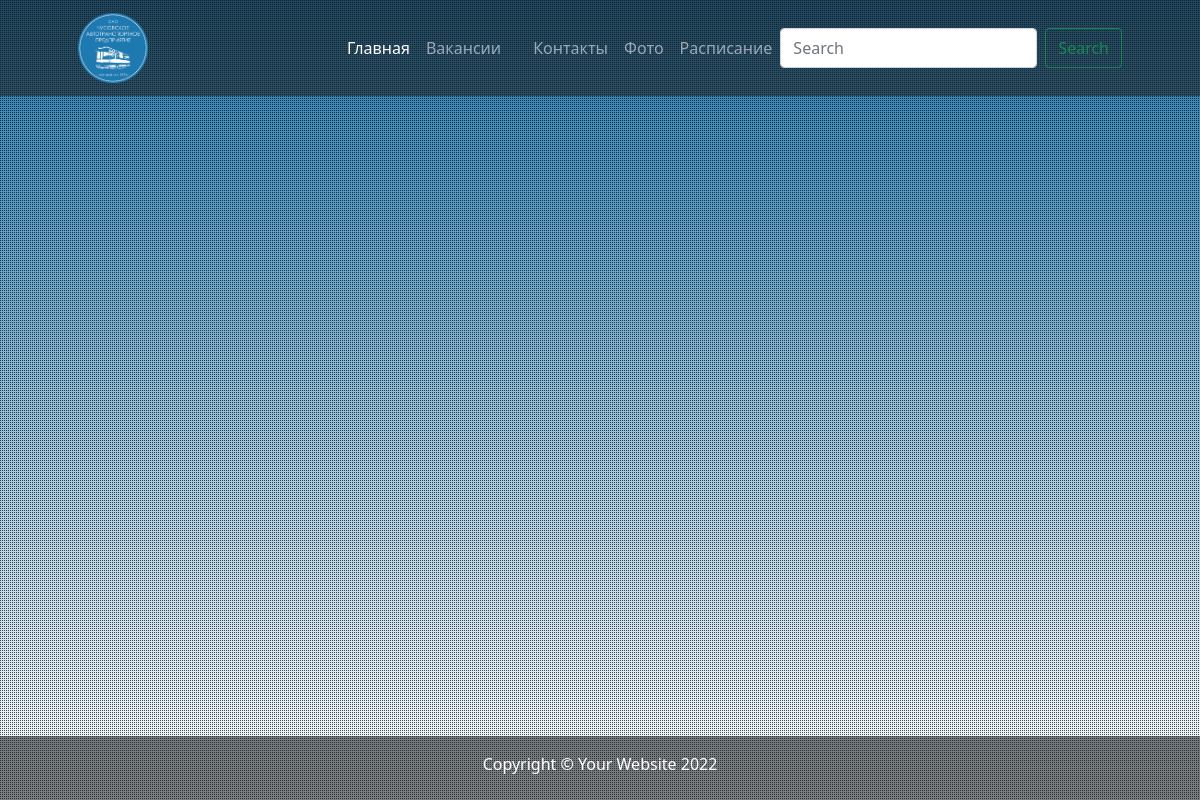
Before: /bus/city_bus/ with the older database file.
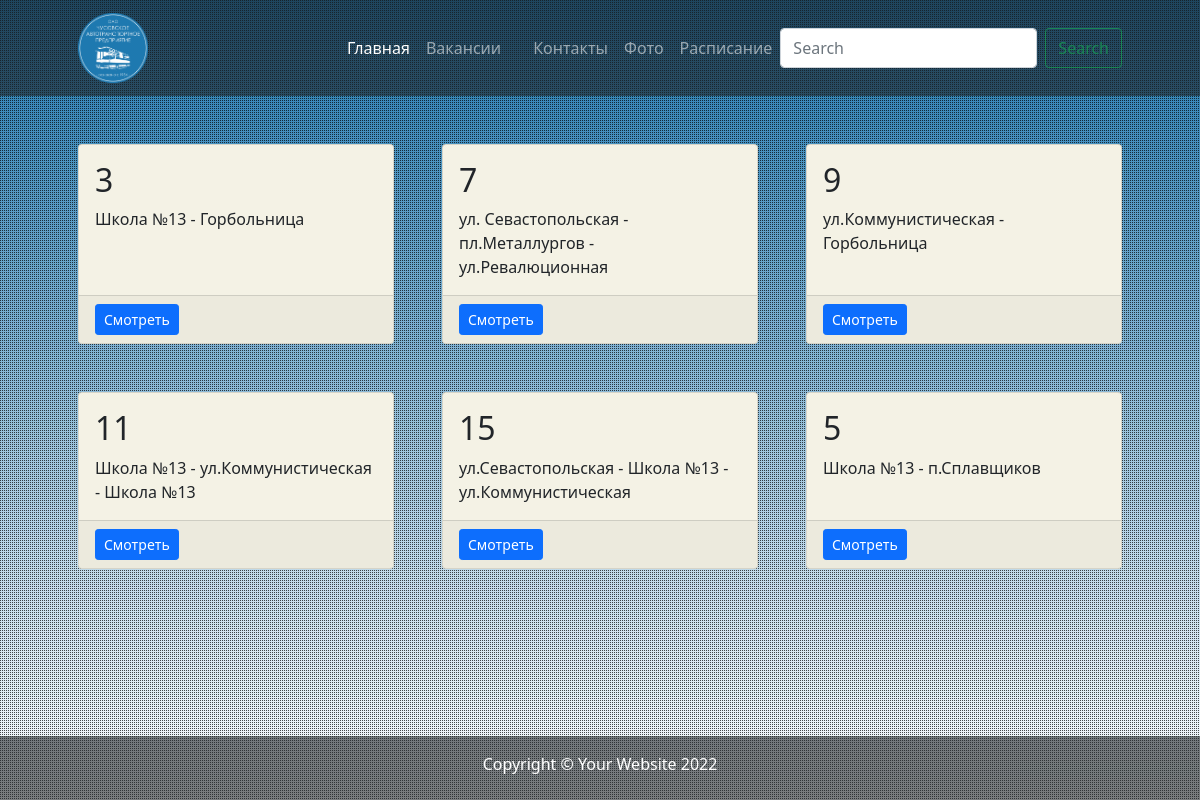
After: the same page with the newer database file.
### station/models.py (models this page shows, shortened)
class RoutesCity(models.Model):
    number = models.CharField(max_length=20)
    track = models.CharField(max_length=100)
    content = HTMLField()
    class Meta:
        verbose_name = 'Городские маршруты'

### station/views.py (the view)
# urls.py: path('city_bus/', CityBus.as_view(), name='city_bus'),
class CityBus(ListView):
    model = RoutesCity
    template_name = 'city_bus.html'
    context_object_name = 'buses'
    queryset = RoutesCity.objects.all()
    def get_context_data(self, **kwargs):
        context = super().get_context_data(**kwargs)
        context['is_aut'] = self.request.user.groups.exists()
        return context

### templates/city_bus.html (shortened to what this page needs)
<!DOCTYPE html>
{% extends 'base.html' %}
    {% block content %}
    <div class="container px-4 px-lg-5">
     <div class="row gx-4 gx-lg-5 my-5">
        {% for bus in buses %}
        <div class="col-md-4 mb-5">
            <div class="card h-100">
                <div class="card-body">
                    <h2 class="card-title">{{ bus.number }}</h2>
                    <p class="card-text">{{ bus.track }}</p>
                </div>
                <div class="card-footer">
                    <a class="btn btn-primary btn-sm" href="{% url 'city_bus_detail' bus.id %}">Смотреть</a>
                </div>
            </div>
        </div>
        {% endfor %}
    </div>
    </div>
    {% endblock content %}

### templates/base.html (shortened to what this page needs)
<!DOCTYPE html>
<html lang="en">
    <head>
        {% load static %}
        <link href="{% static 'css/styles.css' %}" rel="stylesheet" />
    </head>
    <body>
        <nav class="navbar navbar-expand-lg navbar-dark bg-dark">
            <div class="container px-5">
                <a class="navbar-brand" href="{% url 'news' %}"><img class="logo" src="{% static 'img/logo.png' %}" /></a>
                <div class="collapse navbar-collapse" id="navbarSupportedContent">
                    <ul class="navbar-nav ms-auto mb-2 mb-lg-0">
                        <li class="nav-item"><a class="nav-link active" aria-current="page" href="{% url 'news' %}">Главная</a></li>
                        <li class="nav-item"><a class="nav-link" href="{% url 'vacancies' %}">Вакансии</a></li>
                        <li class="nav-item"><a class="nav-link" href="#!"></a></li>
                        <li class="nav-item"><a class="nav-link" href="#!">Контакты</a></li>
                        <li class="nav-item"><a class="nav-link" href="/bus/gallery">Фото</a></li>
                        <li class="nav-item"><a class="nav-link" href="/bus/time">Расписание</a></li>
                        <form class="d-flex" role="search" action="{% url 'search' %}">
                             <input class="form-control me-2" type="search" placeholder="Search" aria-label="Search" name="search">
                             <button class="btn btn-outline-success" type="submit">Search</button>
                        </form>
                    </ul>
                </div>
            </div>
        </nav>
        {% block content %}
        {% endblock content %}
        <footer class="py-5 bg-dark">
            <div class="container px-4 px-lg-5"><p class="m-0 text-center text-white">Copyright &copy; Your Website 2022</p></div>
        </footer>
    </body>
</html>

Changed rows visible on the page:
added RoutesCity: number "3", track "Школа №13 - Горбольница"
added RoutesCity: number "7", track "ул. Севастопольская - пл.Металлургов - ул.Ревалюционная"
added RoutesCity: number "9", track "ул.Коммунистическая - Горбольница"
added RoutesCity: number "11", track "Школа №13 - ул.Коммунистическая - Школа №13"
added RoutesCity: number "15", track "ул.Севастопольская - Школа №13 - ул.Коммунистическая"
added RoutesCity: number "5", track "Школа №13 - п.Сплавщиков"
